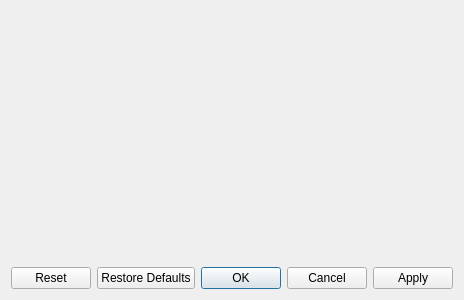
<?xml version="1.0" encoding="UTF-8"?>
<ui version="4.0">
 <class>CarbonConfigDialog</class>
 <widget class="QDialog" name="CarbonConfigDialog">
  <property name="geometry">
   <rect>
    <x>0</x>
    <y>0</y>
    <width>447</width>
    <height>300</height>
   </rect>
  </property>
  <property name="windowTitle">
   <string>Dialog</string>
  </property>
  <layout class="QVBoxLayout" name="verticalLayout">
   <item>
    <widget class="KPageWidget" name="pageWidget"/>
   </item>
   <item>
    <widget class="QDialogButtonBox" name="buttonBox">
     <property name="orientation">
      <enum>Qt::Horizontal</enum>
     </property>
     <property name="standardButtons">
      <set>QDialogButtonBox::Apply|QDialogButtonBox::Cancel|QDialogButtonBox::Ok|QDialogButtonBox::Reset|QDialogButtonBox::RestoreDefaults</set>
     </property>
    </widget>
   </item>
  </layout>
 </widget>
 <customwidgets>
  <customwidget>
   <class>KPageView</class>
   <extends>QWidget</extends>
   <header>kpageview.h</header>
  </customwidget>
  <customwidget>
   <class>KPageWidget</class>
   <extends>KPageView</extends>
   <header>kpagewidget.h</header>
  </customwidget>
 </customwidgets>
 <resources/>
 <connections>
  <connection>
   <sender>buttonBox</sender>
   <signal>accepted()</signal>
   <receiver>CarbonConfigDialog</receiver>
   <slot>accept()</slot>
   <hints>
    <hint type="sourcelabel">
     <x>248</x>
     <y>254</y>
    </hint>
    <hint type="destinationlabel">
     <x>157</x>
     <y>274</y>
    </hint>
   </hints>
  </connection>
  <connection>
   <sender>buttonBox</sender>
   <signal>rejected()</signal>
   <receiver>CarbonConfigDialog</receiver>
   <slot>reject()</slot>
   <hints>
    <hint type="sourcelabel">
     <x>316</x>
     <y>260</y>
    </hint>
    <hint type="destinationlabel">
     <x>286</x>
     <y>274</y>
    </hint>
   </hints>
  </connection>
 </connections>
</ui>
